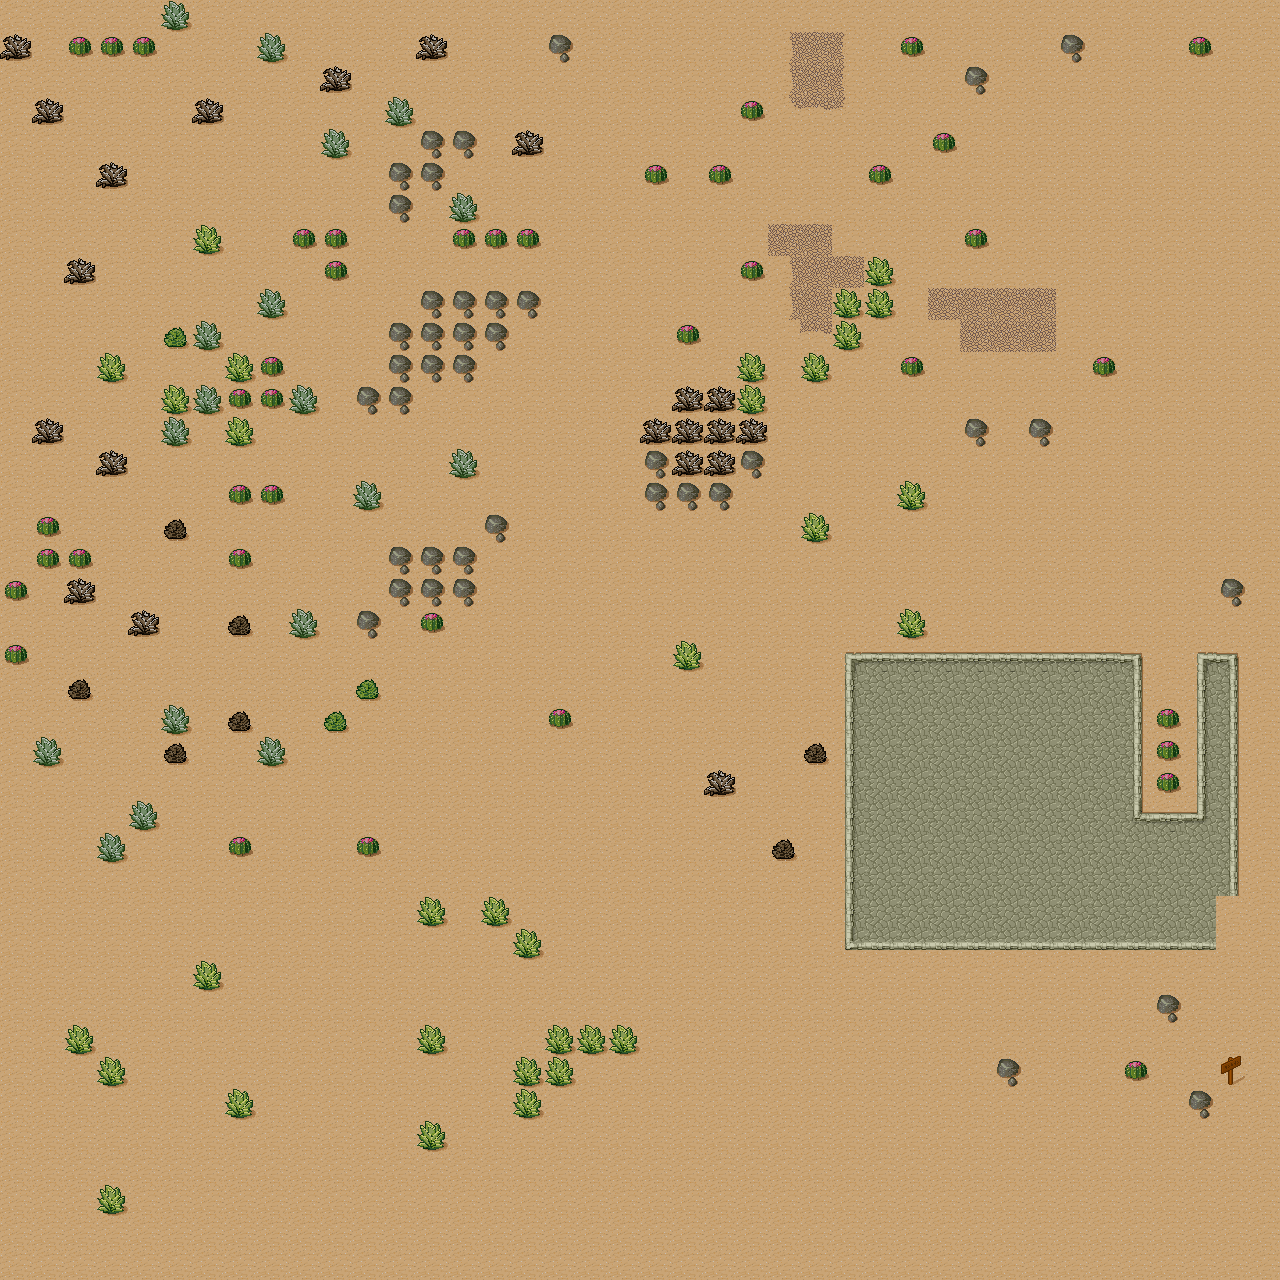

Tiled map render using the project's own tile images. Description and the map definition, with tile-layer contents summarised, below:
An orthogonal 40x40 tile map with 32x32 px tiles, 1 tile layer (Ground).

<map version="2017.05.26" orientation="orthogonal" renderorder="right-down" width="40" height="40" tilewidth="32" tileheight="32" nextobjectid="87">
 <tileset firstgid="1" source="desert.tsx" />
 <layer name="Ground" width="40" height="40" opacity="0.79">
  <data>[1600 cells, 1600 non-empty, 25 distinct tile ids]</data>
 </layer>
</map>
